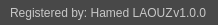
              <widget class="QFrame" name="frame_grip">
               <property name="minimumSize">
                <size>
                 <width>0</width>
                 <height>25</height>
                </size>
               </property>
               <property name="maximumSize">
                <size>
                 <width>16777215</width>
                 <height>25</height>
                </size>
               </property>
               <property name="styleSheet">
                <string notr="true">background-color: rgb(72, 72, 72);</string>
               </property>
               <property name="frameShape">
                <enum>QFrame::NoFrame</enum>
               </property>
               <property name="frameShadow">
                <enum>QFrame::Raised</enum>
               </property>
               <layout class="QHBoxLayout" name="horizontalLayout_6">
                <property name="spacing">
                 <number>0</number>
                </property>
                <property name="leftMargin">
                 <number>0</number>
                </property>
                <property name="topMargin">
                 <number>0</number>
                </property>
                <property name="rightMargin">
                 <number>2</number>
                </property>
                <property name="bottomMargin">
                 <number>0</number>
                </property>
                <item>
                 <widget class="QFrame" name="frame_label_bottom">
                  <property name="frameShape">
                   <enum>QFrame::NoFrame</enum>
                  </property>
                  <property name="frameShadow">
                   <enum>QFrame::Raised</enum>
                  </property>
                  <layout class="QHBoxLayout" name="horizontalLayout_7">
                   <property name="spacing">
                    <number>0</number>
                   </property>
                   <property name="leftMargin">
                    <number>10</number>
                   </property>
                   <property name="topMargin">
                    <number>0</number>
                   </property>
                   <property name="rightMargin">
                    <number>10</number>
                   </property>
                   <property name="bottomMargin">
                    <number>0</number>
                   </property>
                   <item>
                    <widget class="QLabel" name="label_credits">
                     <property name="font">
                      <font>
                       <family>Segoe UI</family>
                      </font>
                     </property>
                     <property name="styleSheet">
                      <string notr="true">color: rgb(200,200,200);</string>
                     </property>
                     <property name="text">
                      <string>Registered by: Hamed LAOUZ</string>
                     </property>
                    </widget>
                   </item>
                   <item>
                    <widget class="QLabel" name="label_version">
                     <property name="maximumSize">
                      <size>
                       <width>100</width>
                       <height>16777215</height>
                      </size>
                     </property>
                     <property name="font">
                      <font>
                       <family>Segoe UI</family>
                      </font>
                     </property>
                     <property name="styleSheet">
                      <string notr="true">color: rgb(200,200,200);</string>
                     </property>
                     <property name="text">
                      <string>v1.0.0</string>
                     </property>
                     <property name="alignment">
                      <set>Qt::AlignRight|Qt::AlignTrailing|Qt::AlignVCenter</set>
                     </property>
                    </widget>
                   </item>
                  </layout>
                 </widget>
                </item>
                <item>
                 <widget class="QFrame" name="frame_size_grip">
                  <property name="maximumSize">
                   <size>
                    <width>20</width>
                    <height>20</height>
                   </size>
                  </property>
                  <property name="styleSheet">
                   <string notr="true">QSizeGrip {
	background-image: url(:/16x16/icons/16x16/cil-size-grip.png);
	background-position: center;
	background-repeat: no-reperat;
}</string>
                  </property>
                  <property name="frameShape">
                   <enum>QFrame::NoFrame</enum>
                  </property>
                  <property name="frameShadow">
                   <enum>QFrame::Raised</enum>
                  </property>
                 </widget>
                </item>
               </layout>
              </widget>
